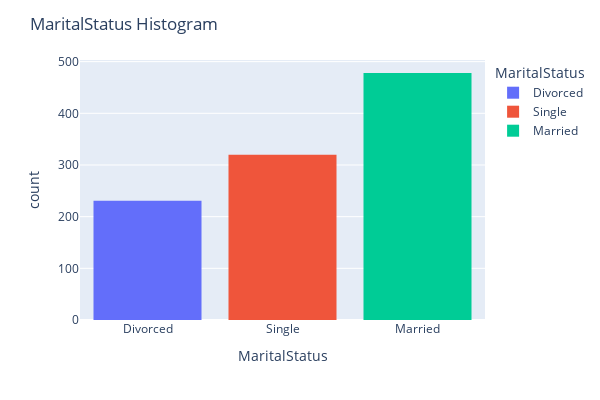

Notebook cell for this chart:
### Code cell
fig = px.histogram(df_eda.MaritalStatus, x="MaritalStatus" ,color="MaritalStatus")
fig.update_layout(
    title="MaritalStatus Histogram",
    height=400,
    width=600
)
fig.show()

### Figure 1 — Plotly figure (JSON) as saved in the notebook; plotly's stock layout.template omitted (floating-point values rounded to 4 significant figures; data arrays with more than 128 entries replaced by an {"elided": "..."} marker saying what was removed)
{"data": [{"alignmentgroup": "True", "bingroup": "x", "hovertemplate": "MaritalStatus=%{x}<br>count=%{y}<extra></extra>", "legendgroup": "Divorced", "marker": {"color": "#636efa", "pattern": {"shape": ""}}, "name": "Divorced", "offsetgroup": "Divorced", "orientation": "v", "showlegend": true, "type": "histogram", "x": {"elided": "231 str values"}, "xaxis": "x", "yaxis": "y"}, {"alignmentgroup": "True", "bingroup": "x", "hovertemplate": "MaritalStatus=%{x}<br>count=%{y}<extra></extra>", "legendgroup": "Single", "marker": {"color": "#EF553B", "pattern": {"shape": ""}}, "name": "Single", "offsetgroup": "Single", "orientation": "v", "showlegend": true, "type": "histogram", "x": {"elided": "320 str values"}, "xaxis": "x", "yaxis": "y"}, {"alignmentgroup": "True", "bingroup": "x", "hovertemplate": "MaritalStatus=%{x}<br>count=%{y}<extra></extra>", "legendgroup": "Married", "marker": {"color": "#00cc96", "pattern": {"shape": ""}}, "name": "Married", "offsetgroup": "Married", "orientation": "v", "showlegend": true, "type": "histogram", "x": {"elided": "478 str values"}, "xaxis": "x", "yaxis": "y"}], "layout": {"barmode": "relative", "height": 400, "legend": {"title": {"text": "MaritalStatus"}, "tracegroupgap": 0}, "margin": {"t": 60}, "title": {"text": "MaritalStatus Histogram"}, "width": 600, "xaxis": {"anchor": "y", "categoryarray": ["Divorced", "Single", "Married"], "categoryorder": "array", "domain": [0, 1], "title": {"text": "MaritalStatus"}}, "yaxis": {"anchor": "x", "domain": [0, 1], "title": {"text": "count"}}}}
